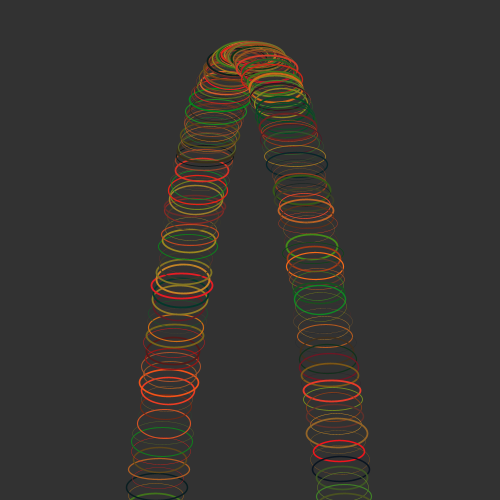
Frame 1 (no input)
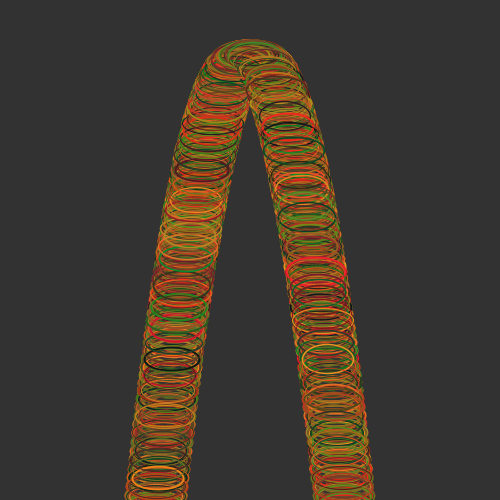
Frame 60 (the mouse pressed at the canvas centre just before this capture)
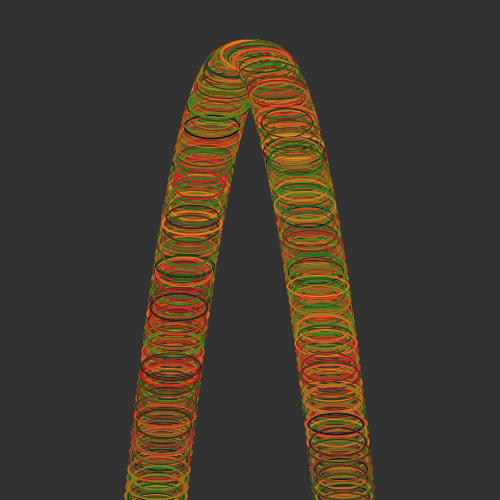
Frame 120 (the mouse held since frame 60 and released just before this capture)

The Processing sketch that drew these frames (run headless with seeded random() and noise(); from frame 60 on, the mouse is pressed at the canvas centre):

// Processing sketch: processing_136266
// ── processing_136266.pde

int x;
int y;
int valor=100;

void setup() {
    size(500,500);
    background(50);
    x=0;
    y=0;
    frameRate(10);
}

void draw(){
  para();
  
}
void para() {
  for(x=-valor; x<100 ; x++) {
    y=(x*x)/20;
  //fill(random(20),random(75,40),random(x+y),5);
  noFill();
  stroke(random(250),random(20,145),random(20,45));
  strokeWeight(random(0,2));
  ellipse(x+250,y+55,random(50,62),random(20,30));
  }
  }
void keyPressed(){
background(50);
}
